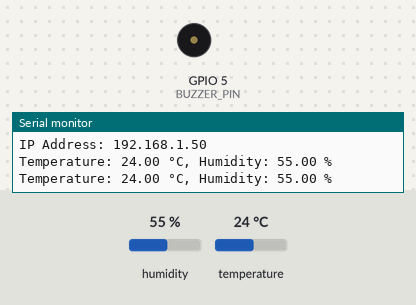
Simulated run of this sketch. Board: ESP32. Parts: buzzer (waves = sounding, pin HIGH), the last lines printed to the serial monitor. The inputs (shaded band) are chosen by the test bench; at power-on: temperature 24 °C, humidity 55 %. WiFi joins after 1.5 s; servers stay silent unless stated.

Above: at 3.2 s.
3.3 s: temperature set to 29 °C
5.2 s: temperature set to 32 °C
At 7.1 s:
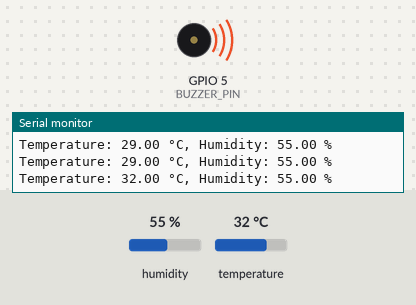
11.2 s: temperature set to 12 °C
At 11.9 s:
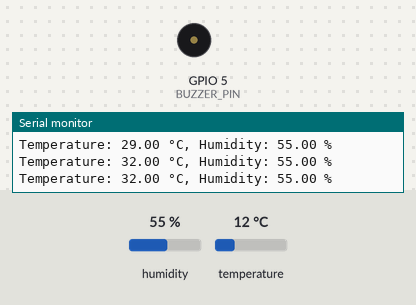
Timing chart, 0 to 14.2 s (numbered marks = the images above; inputs shaded):
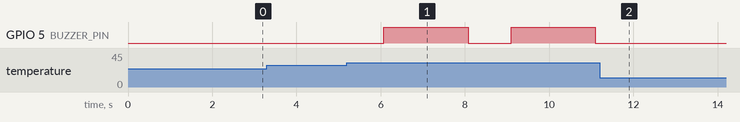

Measured:
- the behaviour switches between 30 and 31 °C on temperature (found by bisection; images 0 and 1)
- after the input at 5.2 s, GPIO 5 (BUZZER_PIN): alternates HIGH for 2.0 s and LOW for 1.0 s, starting after 0.87 s
- after the input at 11.2 s, GPIO 5 (BUZZER_PIN): stops changing and stays LOW

The sketch:

code.ino
```cpp
#include <WiFi.h>
#include <WebSocketsServer.h>
#include <ESPAsyncWebServer.h>
#include <DHT.h>

#define DHTPIN 2         // Digital pin connected to the DHT sensor
#define DHTTYPE DHT11    // DHT 11
#define BUZZER_PIN 5     // Digital pin connected to the buzzer

DHT dht(DHTPIN, DHTTYPE);

const char* ssid = "Yarana";
const char* password = "12345678";

WebSocketsServer webSocket = WebSocketsServer(81);
AsyncWebServer server(80);

const char index_html[] PROGMEM = R"rawliteral(
<!DOCTYPE html>
<html lang="en">
<head>
    <meta charset="UTF-8">
    <meta name="viewport" content="width=device-width, initial-scale=1.0">
    <title>Real-time Monitor DHT Sensor</title>
    <style>
        @property --temperature-percent {
            syntax: '<integer>';
            inherits: false;
            initial-value: 0;
        }

        @keyframes humidity-progress {
            to { --progress-value: 50; }
        }

        @keyframes temperature-progress {
            to { --progress-value: var(--temperature-percent); }
        }

        .progress-bar {
            width: 100px;
            height: 100px;
            border-radius: 50%;
            display: flex;
            justify-content: center;
            align-items: center;
        }

        .progress-bar::before {
            content: attr(data-value) '';
        }

        .humidity-progress {
            background: radial-gradient(closest-side, #222 79%, transparent 80% 100%),
                        conic-gradient(#43f94a calc(var(--progress-value) * 1%), rgb(121, 108, 110) 0);
            animation: humidity-progress 2s 1 forwards;
        }

        .temperature-progress {
            background: radial-gradient(closest-side, #222 79%, transparent 80% 100%),
                        conic-gradient(#f00 calc(var(--progress-value) * 1%), rgb(121, 108, 110) 0);
            animation: temperature-progress 2s 1 forwards;
        }

        body {
            font-family: -apple-system, system-ui, Helvetica, Arial, sans-serif;
            margin: 30px auto;
            display: flex;
            justify-content: space-around;
            align-items: center;
            flex-wrap: wrap;
            max-width: 600px;
            background: #222;
        }

        h1, h2 {
            text-align: center;
            color: white;
        }

        progress {
            visibility: hidden;
            width: 0;
            height: 0;
        }

        span {
            color: white;
        }
    </style>
</head>
<body>

    <h1>Real-time Monitor DHT Sensor</h1>

    <div class="progress-bar-container" id="humidity">
        <h2>
            <label for="humidity">Humidity</label>
        </h2>
        <div class="progress-bar humidity-progress">
            <progress id="humidityProgress" min="0" max="100" value="0"></progress>
            <span class="value-humidity">0%</span>
        </div>
    </div>

    <div class="progress-bar-container" id="temperature">
        <h2>
            <label for="temperature">Temperature</label>
        </h2>
        <div class="progress-bar temperature-progress">
            <progress id="temperatureProgress" min="0" max="100" value="0"></progress>
            <span class="value-temperature">0°C</span>
        </div>
    </div>

<div class="youtube-subscriber" style="margin-top: 100px;">
    <div  class="g-ytsubscribe" data-channelid="UColOAMvdtSuwGFHAIF3cnnQ" data-layout="full" data-theme="dark" data-count="default"></div>

</div>

  <script src="https://apis.google.com/js/platform.js"></script>

   <script>
    var ws = new WebSocket('ws://' + window.location.hostname + ':81/');

    ws.onmessage = function(event) {
        var data = event.data.split(',');
        if (data.length >= 2) {
            var temperature = parseFloat(data[0]);
            var humidity = parseFloat(data[1]);
            updateProgressBars(temperature, humidity);
        }
    };
function updateProgressBars(temperature, humidity) {
    var temperatureProgress = document.getElementById('temperatureProgress');
    var humidityProgress = document.getElementById('humidityProgress');
    var valueTemperature = document.querySelector('.value-temperature');
    var valueHumidity = document.querySelector('.value-humidity');

    // Calculate progress values based on the received temperature and humidity
    var temperatureProgressValue = temperature; // Set temperature directly
    var humidityProgressValue = humidity; // Set humidity directly

    // Set the progress values
    temperatureProgress.value = temperatureProgressValue;
    humidityProgress.value = humidityProgressValue;

    // Set the temperature percentage for keyframe animation
    document.documentElement.style.setProperty('--temperature-percent', temperatureProgressValue);

    // Update the displayed temperature and humidity values
    valueTemperature.textContent = temperature + '°C';
    valueHumidity.textContent = humidity + '%';

    // Set keyframe values for temperature and humidity animations
    setKeyframeValues('temperature-progress', temperature);
    setKeyframeValues('humidity-progress', humidity);

    // Check if temperature exceeds 30°C
    if (temperature > 30) {
        // Send a request to the server to trigger the buzzer
        var xhttp = new XMLHttpRequest();
        xhttp.open("GET", "/triggerBuzzer", true);
        xhttp.send();
    }
}
// Function to dynamically set keyframe values
function setKeyframeValues(animationName, value) {
    var styleSheet = document.styleSheets[0];
    var keyframeName = animationName;

    // Check if the keyframe already exists, and remove it
    for (var i = 0; i < styleSheet.cssRules.length; i++) {
        if (styleSheet.cssRules[i].type === CSSRule.KEYFRAMES_RULE && styleSheet.cssRules[i].name === keyframeName) {
            styleSheet.deleteRule(i);
            break;
        }
    }

    // Dynamically inject the updated keyframe
    var keyframeValue = `to { --progress-value: ${value}; }`;
    var keyframeRule = `@keyframes ${keyframeName} { ${keyframeValue} }`;
    styleSheet.insertRule(keyframeRule, styleSheet.cssRules.length);
}

</script>

</body>
</html>

)rawliteral";

void setup() {
  Serial.begin(115200);

  WiFi.begin(ssid, password);

  while (WiFi.status() != WL_CONNECTED) {
    delay(1000);
    Serial.println("Connecting to WiFi...");
  }
  Serial.println("Connected to WiFi");
  Serial.println("IP Address: " + WiFi.localIP().toString());

pinMode(BUZZER_PIN, OUTPUT); // Set buzzer pin as output

  webSocket.begin();
  dht.begin();
  server.on("/", HTTP_GET, [](AsyncWebServerRequest *request){
    request->send_P(200, "text/html", index_html);
  });


  server.begin();
}

void loop() {
  webSocket.loop();

  float temperature = dht.readTemperature();  // Read temperature from DHT sensor
  float humidity = dht.readHumidity();        // Read humidity from DHT sensor

  if (isnan(temperature) || isnan(humidity)) {
    Serial.println("Failed to read from DHT sensor!");
    return;
  }

  Serial.print("Temperature: ");
  Serial.print(temperature);
  Serial.print(" °C, Humidity: ");
  Serial.print(humidity);
  Serial.println(" %");

   if (temperature > 30.0) {
        digitalWrite(BUZZER_PIN, HIGH); // Turn on the buzzer
        delay(2000); // Keep the buzzer on for 2 seconds
        digitalWrite(BUZZER_PIN, LOW); // Turn off the buzzer
    }

  webSocket.broadcastTXT(String(temperature) + "," + String(humidity));

  // Check if data is available on Serial Monitor
  if (Serial.available() > 0) {
    // Read data from Serial Monitor
    String input = Serial.readString();

    // Send data to WebSocket clients
    webSocket.broadcastTXT(input);
  }

  // Delay for 1 second
  delay(1000);
}
```
